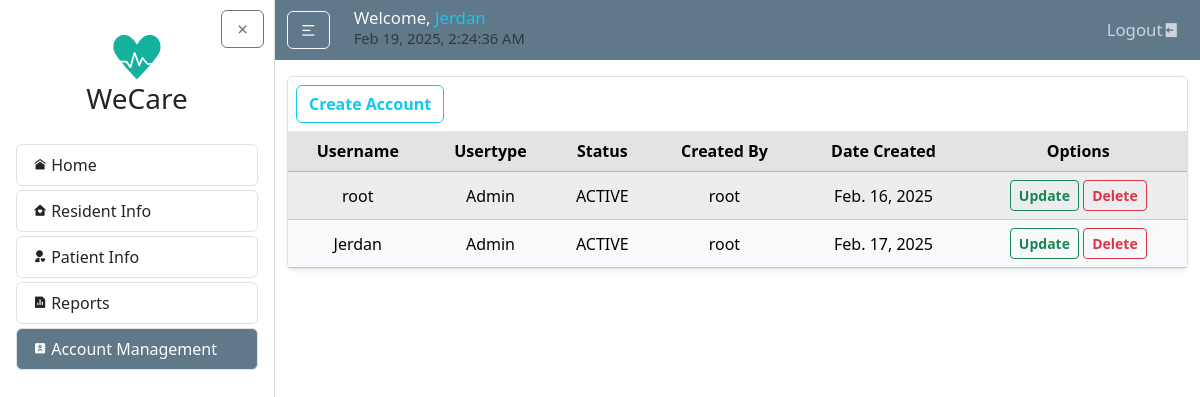
Page /users/ (signed in) on the earlier database version.
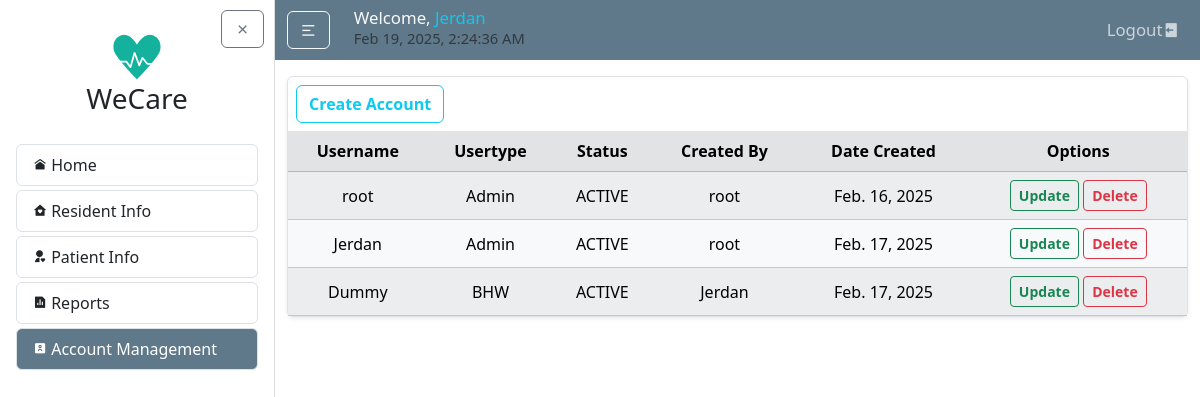
Same page on the later database version.
### users/models.py (models this page shows, shortened)
class UserProfile(models.Model):
    USER_TYPE_CHOICES = [
        ('BHW', 'Barangay Health Worker'),
        ('Doctor', 'Doctor'),
        ('Admin', 'Admin'),
    ]
    STATUS_CHOICES = [
        ('ACTIVE', 'Active'),
        ('INACTIVE', 'Inactive'),
    ]
    user = models.OneToOneField(User, on_delete=models.CASCADE)
    usertype = models.CharField(max_length=10, choices=USER_TYPE_CHOICES, default='BHW')
    status = models.CharField(max_length=8, choices=STATUS_CHOICES, default='ACTIVE')
    created_by = models.ForeignKey(User, related_name='created_user_profiles', on_delete=models.SET_NULL, null=True, blank=True)

### users/views.py (the view)
# urls.py: path('', views.accountlist, name='account-list'),
@login_required
def accountlist(request):
    if not request.user.is_staff:
        return HttpResponseForbidden("You do not have perimission to see accounts list.")
    accounts = UserProfile.objects.all()
    return render(request, 'users/account_list.html', {'accounts': accounts})

### users/templates/users/account_list.html (shortened to what this page needs)
{% extends "home/layout.html" %}
{% block body %}
<article class="content-section border rounded p-0 shadow-sm">
    <a href="{% url "account-create" %}" class="btn btn-outline-info ms-2 mt-2 fw-bold">Create Account</a>
    <div class="table-responsive w-100 mt-2">
        <table id="accountsTable" class="table table-light table-striped text-center w-100 m-0">
            <thead class="table-secondary">
                <tr>
                    <th>Username</th>
                    <th>Usertype</th>
                    <th>Status</th>
                    <th>Created By</th>
                    <th>Date Created</th>
                    <th>Options</th>
                </tr>
            </thead>
            <tbody>
                {% for account in accounts %}
                    <tr>
                        <td style="vertical-align: middle;">{{ account.user.username }}</td>
                        <td style="vertical-align: middle;">{{ account.usertype }}</td>
                        <td style="vertical-align: middle;">{{ account.status }}</td>
                        <td style="vertical-align: middle;">{{ account.created_by }}</td>
                        <td style="vertical-align: middle;">{{ account.user.date_joined|date:"M. d, Y" }}</td>
                        <td style="vertical-align: middle;">
                            <a href="{% url "account-update" account.pk %}" class="btn btn-sm btn-outline-success fw-bold">Update</a>
                            <a href="{% url "account-delete-confirm" account.pk %}" class="btn btn-sm btn-outline-danger fw-bold">Delete</a>
                        </td>
                    </tr>
                {% endfor %}
            </tbody>
        </table>
    </div>
</article>
{% endblock %}

Differences in the rows shown:
added UserProfile: user.username "Dummy", usertype "BHW", status "ACTIVE", created_by "Jerdan", user.date_joined "Feb. 17, 2025"
